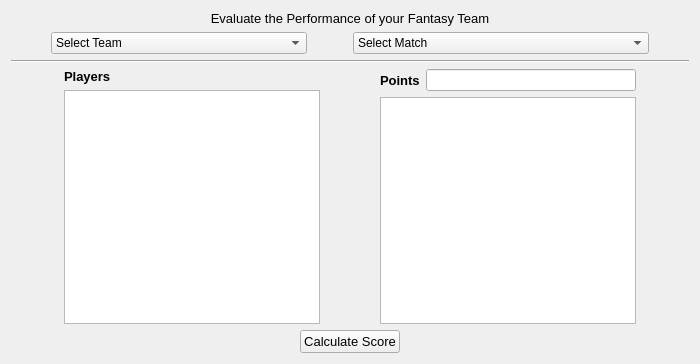
<?xml version="1.0" encoding="UTF-8"?>
<ui version="4.0">
 <class>evaluate</class>
 <widget class="QWidget" name="evaluate">
  <property name="geometry">
   <rect>
    <x>0</x>
    <y>0</y>
    <width>700</width>
    <height>364</height>
   </rect>
  </property>
  <property name="windowTitle">
   <string>Form</string>
  </property>
  <layout class="QGridLayout" name="gridLayout">
   <item row="0" column="0">
    <layout class="QVBoxLayout" name="verticalLayout">
     <item>
      <widget class="QLabel" name="label">
       <property name="font">
        <font>
         <pointsize>10</pointsize>
        </font>
       </property>
       <property name="text">
        <string>Evaluate the Performance of your Fantasy Team</string>
       </property>
       <property name="alignment">
        <set>Qt::AlignCenter</set>
       </property>
      </widget>
     </item>
     <item>
      <layout class="QHBoxLayout" name="horizontalLayout">
       <item>
        <layout class="QHBoxLayout" name="horizontalLayout_2">
         <item>
          <layout class="QHBoxLayout" name="horizontalLayout_3">
           <item>
            <spacer name="horizontalSpacer_5">
             <property name="orientation">
              <enum>Qt::Horizontal</enum>
             </property>
             <property name="sizeType">
              <enum>QSizePolicy::Maximum</enum>
             </property>
             <property name="sizeHint" stdset="0">
              <size>
               <width>40</width>
               <height>20</height>
              </size>
             </property>
            </spacer>
           </item>
           <item>
            <widget class="QComboBox" name="combo1">
             <item>
              <property name="text">
               <string>Select Team</string>
              </property>
             </item>
            </widget>
           </item>
          </layout>
         </item>
         <item>
          <spacer name="horizontalSpacer">
           <property name="orientation">
            <enum>Qt::Horizontal</enum>
           </property>
           <property name="sizeType">
            <enum>QSizePolicy::Preferred</enum>
           </property>
           <property name="sizeHint" stdset="0">
            <size>
             <width>40</width>
             <height>20</height>
            </size>
           </property>
          </spacer>
         </item>
         <item>
          <widget class="QComboBox" name="combo2">
           <item>
            <property name="text">
             <string>Select Match</string>
            </property>
           </item>
           <item>
            <property name="text">
             <string>Match 1</string>
            </property>
           </item>
          </widget>
         </item>
         <item>
          <spacer name="horizontalSpacer_6">
           <property name="orientation">
            <enum>Qt::Horizontal</enum>
           </property>
           <property name="sizeType">
            <enum>QSizePolicy::Maximum</enum>
           </property>
           <property name="sizeHint" stdset="0">
            <size>
             <width>40</width>
             <height>20</height>
            </size>
           </property>
          </spacer>
         </item>
        </layout>
       </item>
      </layout>
     </item>
     <item>
      <layout class="QHBoxLayout" name="horizontalLayout_4">
       <item>
        <widget class="Line" name="line">
         <property name="font">
          <font>
           <pointsize>10</pointsize>
           <weight>75</weight>
           <bold>true</bold>
          </font>
         </property>
         <property name="orientation">
          <enum>Qt::Horizontal</enum>
         </property>
        </widget>
       </item>
      </layout>
     </item>
     <item>
      <layout class="QHBoxLayout" name="horizontalLayout_5">
       <item>
        <spacer name="horizontalSpacer_7">
         <property name="orientation">
          <enum>Qt::Horizontal</enum>
         </property>
         <property name="sizeHint" stdset="0">
          <size>
           <width>40</width>
           <height>20</height>
          </size>
         </property>
        </spacer>
       </item>
       <item>
        <layout class="QVBoxLayout" name="verticalLayout_2">
         <item>
          <widget class="QLabel" name="label_2">
           <property name="font">
            <font>
             <pointsize>10</pointsize>
             <weight>75</weight>
             <bold>true</bold>
            </font>
           </property>
           <property name="text">
            <string>Players</string>
           </property>
          </widget>
         </item>
         <item>
          <widget class="QListWidget" name="list3"/>
         </item>
        </layout>
       </item>
       <item>
        <spacer name="horizontalSpacer_2">
         <property name="orientation">
          <enum>Qt::Horizontal</enum>
         </property>
         <property name="sizeHint" stdset="0">
          <size>
           <width>40</width>
           <height>20</height>
          </size>
         </property>
        </spacer>
       </item>
       <item>
        <layout class="QVBoxLayout" name="verticalLayout_3">
         <item>
          <layout class="QHBoxLayout" name="horizontalLayout_6">
           <item>
            <widget class="QLabel" name="label_3">
             <property name="font">
              <font>
               <pointsize>10</pointsize>
               <weight>75</weight>
               <bold>true</bold>
              </font>
             </property>
             <property name="text">
              <string>Points</string>
             </property>
            </widget>
           </item>
           <item>
            <widget class="QLineEdit" name="t9"/>
           </item>
          </layout>
         </item>
         <item>
          <widget class="QListWidget" name="list4"/>
         </item>
        </layout>
       </item>
       <item>
        <spacer name="horizontalSpacer_8">
         <property name="orientation">
          <enum>Qt::Horizontal</enum>
         </property>
         <property name="sizeHint" stdset="0">
          <size>
           <width>40</width>
           <height>20</height>
          </size>
         </property>
        </spacer>
       </item>
      </layout>
     </item>
     <item>
      <layout class="QHBoxLayout" name="horizontalLayout_7">
       <item>
        <spacer name="horizontalSpacer_4">
         <property name="orientation">
          <enum>Qt::Horizontal</enum>
         </property>
         <property name="sizeHint" stdset="0">
          <size>
           <width>40</width>
           <height>20</height>
          </size>
         </property>
        </spacer>
       </item>
       <item>
        <widget class="QPushButton" name="b1">
         <property name="font">
          <font>
           <pointsize>10</pointsize>
          </font>
         </property>
         <property name="text">
          <string>Calculate Score</string>
         </property>
        </widget>
       </item>
       <item>
        <spacer name="horizontalSpacer_3">
         <property name="orientation">
          <enum>Qt::Horizontal</enum>
         </property>
         <property name="sizeHint" stdset="0">
          <size>
           <width>40</width>
           <height>20</height>
          </size>
         </property>
        </spacer>
       </item>
      </layout>
     </item>
    </layout>
   </item>
  </layout>
 </widget>
 <resources/>
 <connections/>
</ui>
